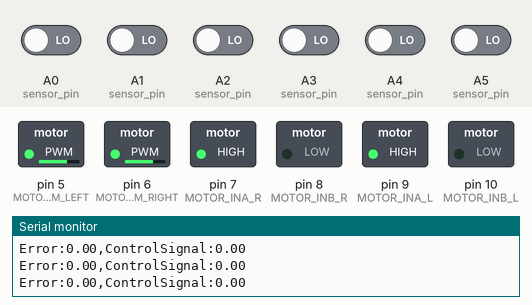
Bench run of a sketch on a simulated Arduino Uno, built with avr-gcc and run on an emulated ATmega328P. On the bench: switched loads named in the sketch (green lamp = pin HIGH), the last lines printed to the serial monitor. Inputs (shaded band) come from the test bench; at power-on: A0 (sensor_pin), A1 (sensor_pin), A2 (sensor_pin), A3 (sensor_pin), A4 (sensor_pin), A5 (sensor_pin) LOW.

Above: at 1.3 s.
1.4 s: A0 (sensor_pin) driven HIGH
At 2.12 s:
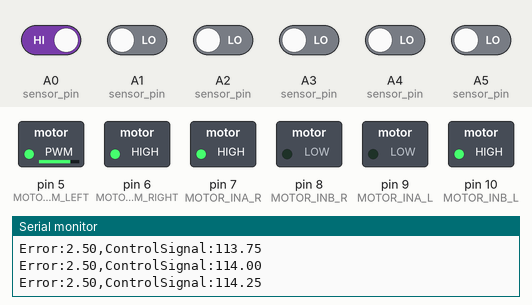
4.4 s: A5 (sensor_pin) driven HIGH
At 5.8 s:
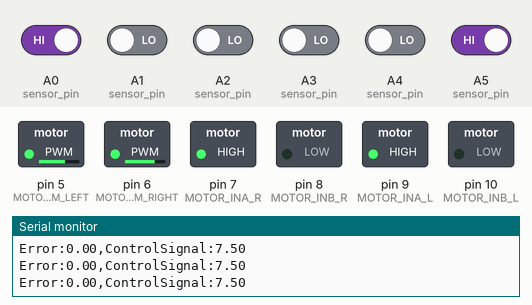
6.1 s: A1 (sensor_pin) driven HIGH
At 6.7 s:
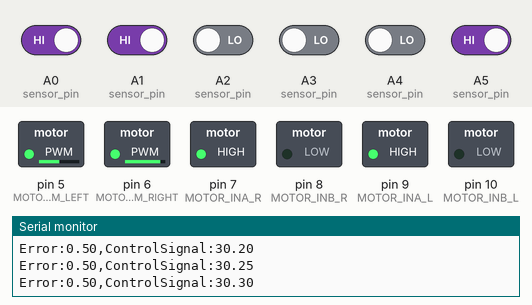
9.1 s: A0 (sensor_pin) driven LOW
12.1 s: A1 (sensor_pin) driven LOW
At 12.66 s:
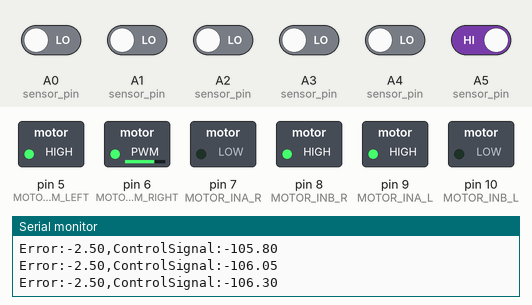
15.1 s: A2 (sensor_pin) driven HIGH
At 16.9 s:
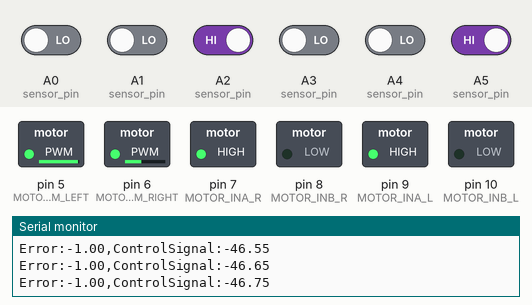
Timing chart, 0 to 21.6 s (numbered marks = the images above; inputs shaded):
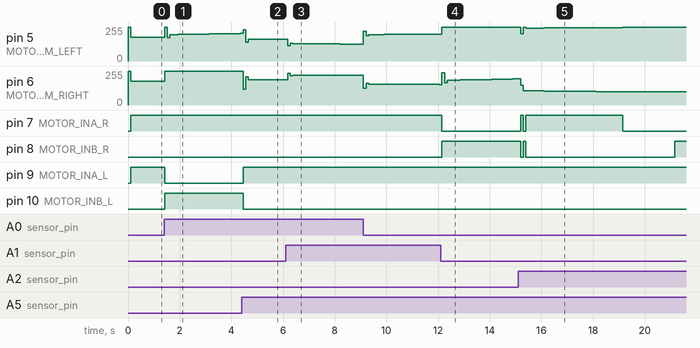

The sketch:

Tracker.ino.ino
```cpp
#define IRSENS0 A0 //DO pin of the 1st sensor from left
#define IRSENS1 A1
#define IRSENS2 A2
#define IRSENS3 A3
#define IRSENS4 A4
#define IRSENS5 A5

#define MOTOR_PWM_LEFT  5
#define MOTOR_PWM_RIGHT 6

#define MOTOR_INA_R 7
#define MOTOR_INB_R 8
#define MOTOR_INA_L 9
#define MOTOR_INB_L 10

#define DESIREDOUTPUT 2.5

#define MOTOR_BASE_POW 50

int sensor_pin[6] = {
  IRSENS0,
  IRSENS1,
  IRSENS2,
  IRSENS3,
  IRSENS4,
  IRSENS5
};

bool sensor_data[6] = { 0,0,0,0,0,0 };

void ir_sens_logic_read(void){
  for(int i = 0; i < 6; i++)
    sensor_data[i] = digitalRead(sensor_pin[i]);
}

double black_line_centrode(void){
  double sum  = 0;
  int    cnt0 = 0;
  for(int i = 0; i < 6; i++){
    if ( 1 == sensor_data[i]){
      sum += i;
      cnt0++;
    }
  }
  if(cnt0 == 0)
    return 2.5;
  return sum / cnt0;
}


double kp = 45;
double ki = 0.1;
double kd = 12;

double error   = 0;
double error_prev1 = 0;
double error_prev2 = 0;
double error_i = 0;
double error_d = 0;


double pid_compute(double error){
  error_d = (3 * error - 4 * error_prev1 + error_prev2)/2;
  //error_d = error - error_prev1;
  error_i = error_i + error;

  double pid_output = kp * error + ki * error_i + kd * error_d;

  error_prev2 = error_prev1;
  error_prev1 = error;

  return pid_output;
}

void drive(int motor_pow_l, int motor_pow_r){
  if (motor_pow_r > 0){
    digitalWrite(MOTOR_INA_R, 1);
    digitalWrite(MOTOR_INB_R, 0);
  }
  else if (motor_pow_r < 0){
    digitalWrite(MOTOR_INA_R, 0);
    digitalWrite(MOTOR_INB_R, 1);
  }
  if (motor_pow_r == 0){
    digitalWrite(MOTOR_INA_R, 0);
    digitalWrite(MOTOR_INB_R, 0);
  }

  if (motor_pow_l > 0){
    digitalWrite(MOTOR_INA_L, 1);
    digitalWrite(MOTOR_INB_L, 0);
  }
  else if (motor_pow_l < 0){
    digitalWrite(MOTOR_INA_L, 0);
    digitalWrite(MOTOR_INB_L, 1);
  }
  if (motor_pow_l == 0){
    digitalWrite(MOTOR_INA_L, 0);
    digitalWrite(MOTOR_INB_L, 0);
  }

  if(abs(motor_pow_l) > 100)
    motor_pow_l = 100;
  if(abs(motor_pow_r) > 100)
    motor_pow_r = 100;
  analogWrite(MOTOR_PWM_LEFT , map(abs(motor_pow_l),0,100,100,255));
  analogWrite(MOTOR_PWM_RIGHT, map(abs(motor_pow_r),0,100,100,255));
}


void setup() {
  // put your setup code here, to run once:
  for (int i = 0; i < 6; i++)
    pinMode(sensor_pin[i], INPUT);
  pinMode(MOTOR_INA_R, OUTPUT);
  pinMode(MOTOR_INB_R, OUTPUT);
  pinMode(MOTOR_INA_L, OUTPUT);
  pinMode(MOTOR_INB_L, OUTPUT);
  pinMode(MOTOR_PWM_LEFT ,OUTPUT);
  pinMode(MOTOR_PWM_RIGHT ,OUTPUT);
  Serial.begin(9600);

  analogWrite(MOTOR_PWM_LEFT, 255);
  analogWrite(MOTOR_PWM_RIGHT, 255);
  delay(100);

}

double input;
double output;

double motor_pow_l;
double motor_pow_r;

void loop() {
  ////// put your main code here, to run repeatedly:

  ir_sens_logic_read();
  input = black_line_centrode();

  error = DESIREDOUTPUT - input;
  output = pid_compute(error);

  motor_pow_l = MOTOR_BASE_POW - output;
  motor_pow_r = MOTOR_BASE_POW + output;
  drive(motor_pow_l, motor_pow_r);
  Serial.print("Error:");
  Serial.print(error);
  Serial.print(",");
  Serial.print("ControlSignal:");
  Serial.println(output);
  delay(100);


}
```

Measured:
- after the input at 1.4 s, pin 5 (MOTOR_PWM_LEFT): 177/255 → 255/255 at once, → 174/255 0.10 s later, → 197/255 0.10 s later, → 199/255 0.30 s later, … (10 changes in this stretch); pin 6 (MOTOR_PWM_RIGHT): 177/255 → 255/255 at once; pin 9 (MOTOR_INA_L): HIGH → LOW at once; pin 10 (MOTOR_INB_L): LOW → HIGH at once
- after the input at 4.4 s, pin 6 (MOTOR_PWM_RIGHT): 255/255 → 118/255 after 0.06 s, → 211/255 0.10 s later, → 188/255 0.10 s later; pin 9 (MOTOR_INA_L): LOW → HIGH after 0.06 s; pin 10 (MOTOR_INB_L): HIGH → LOW after 0.06 s
- after the input at 6.1 s, pin 5 (MOTOR_PWM_LEFT): 165/255 → 115/255 after 0.08 s, → 134/255 0.10 s later, → 129/255 0.10 s later, → 127/255 1.8 s later; pin 6 (MOTOR_PWM_RIGHT): 188/255 → 237/255 after 0.08 s, → 219/255 0.10 s later, → 224/255 0.10 s later, → 225/255 1.7 s later
- after the input at 12.1 s, pin 5 (MOTOR_PWM_LEFT): 200/255 → 255/255 after 0.05 s; pin 7 (MOTOR_INA_R): HIGH → LOW after 0.05 s; pin 8 (MOTOR_INB_R): LOW → HIGH after 0.05 s
- after the input at 15.1 s, pin 5 (MOTOR_PWM_LEFT): 255/255 → 205/255 after 0.09 s, → 255/255 0.10 s later, → 247/255 0.10 s later, → 248/255 0.71 s later, … (8 changes in this stretch); pin 7 (MOTOR_INA_R): LOW → HIGH after 0.09 s, → LOW 0.10 s later, → HIGH 0.10 s later, → LOW 3.7 s later
